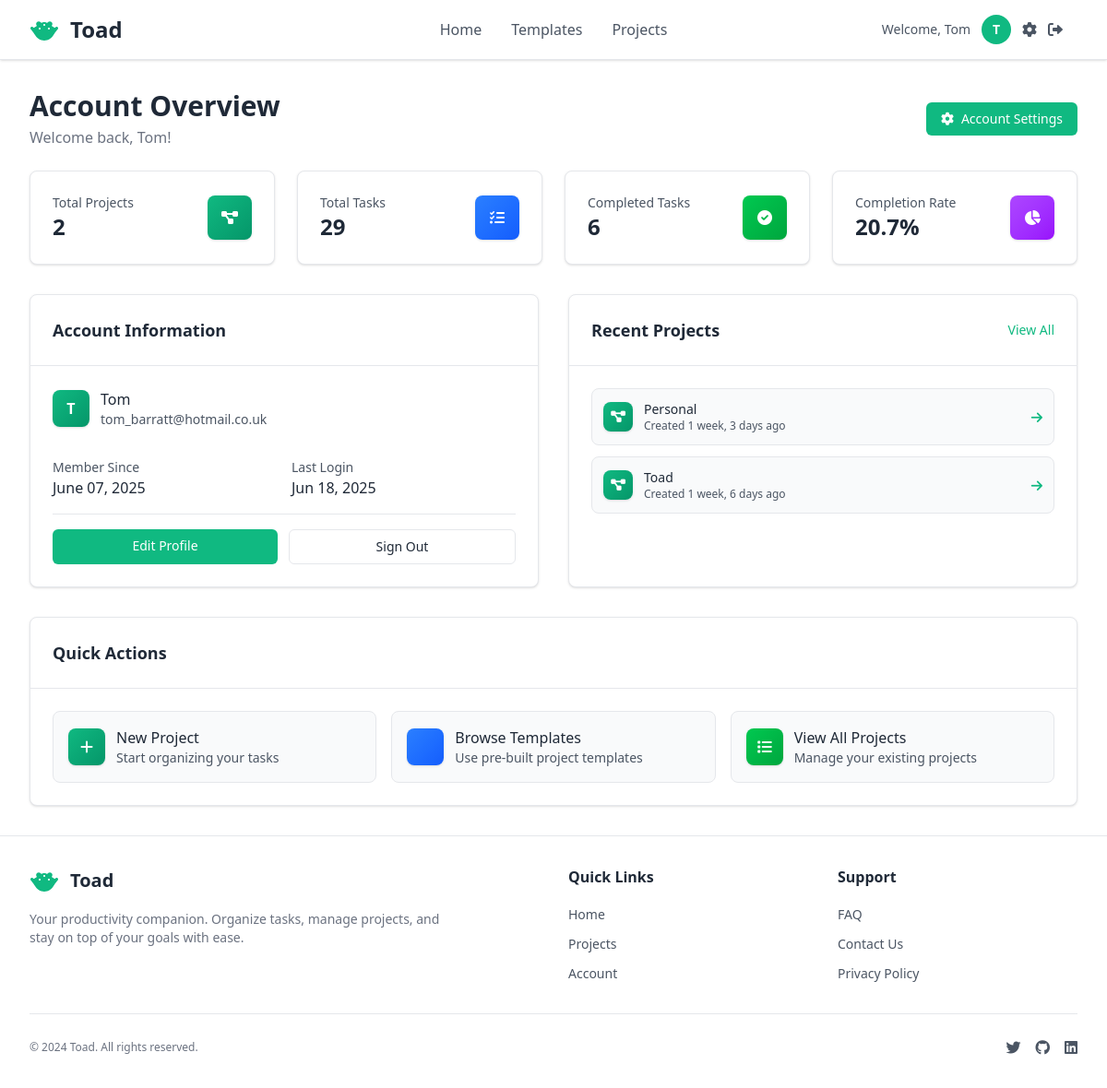
/accounts/overview/ (signed in), run on an earlier commit of the app's database.
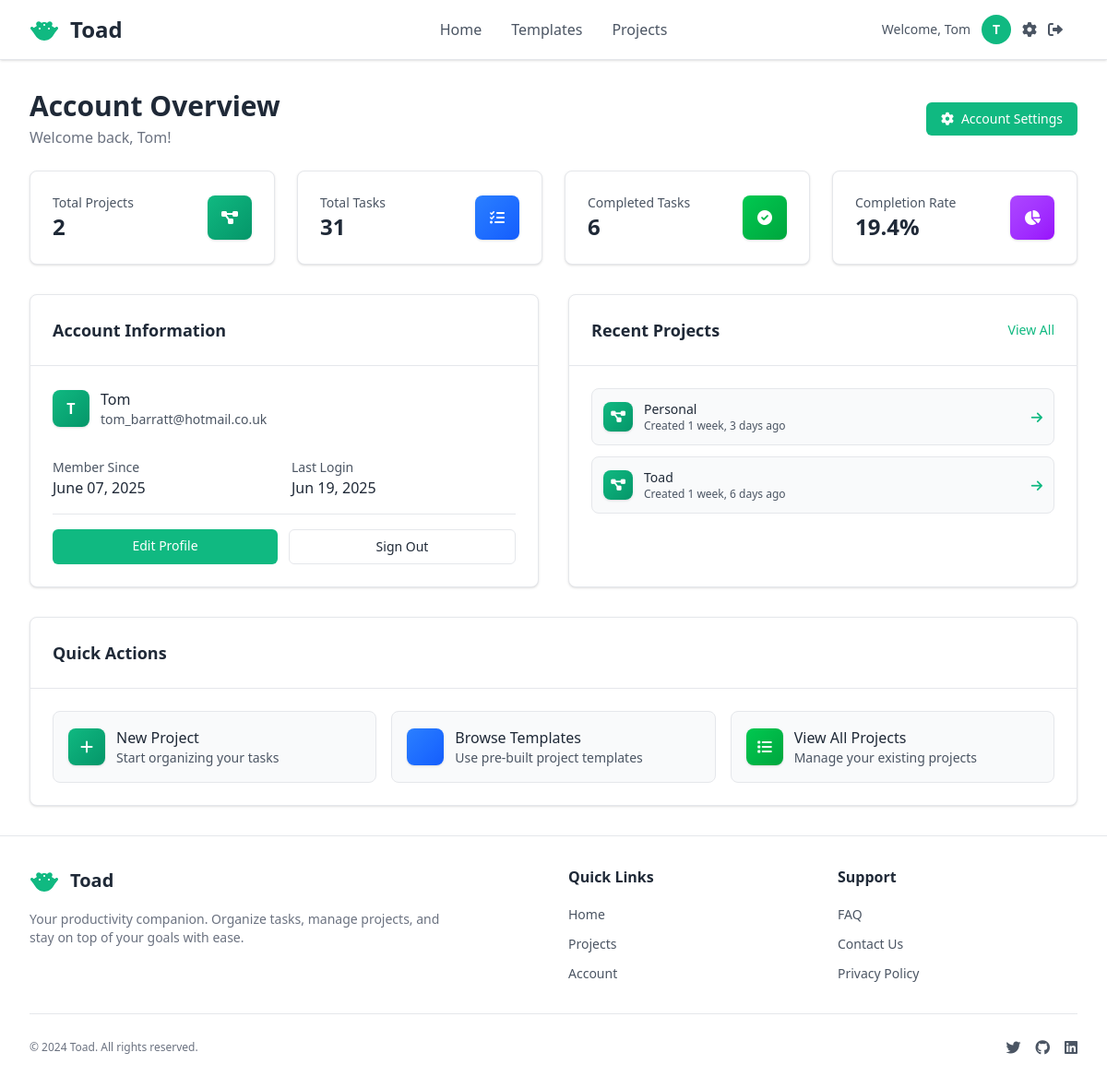
And on a later commit of the database.
### accounts/models.py (models this page shows, shortened)
class User(AbstractUser):
    username = None  # Remove username field
    email = models.EmailField(unique=True, help_text='Required. Enter a valid email address.')
    first_name = models.CharField(max_length=30, help_text='Required. Enter your first name.')
    last_name = models.CharField(max_length=30, blank=True, help_text='Optional. Enter your last name.')
    USERNAME_FIELD = 'email'
    REQUIRED_FIELDS = ['first_name']  # Fields required when creating superuser (email is already included)
    objects = CustomUserManager()
    def get_full_name(self):
        full_name = f'{self.first_name} {self.last_name}'
        return full_name.strip()
    def get_short_name(self):
        return self.first_name

### accounts/views.py (the view)
# urls.py: path('overview/', account_overview_view, name='account_overview'),
@login_required
def account_overview_view(request):
    from pages.models import Project, Task
    total_projects = Project.objects.filter(user=request.user).count()
    total_tasks = Task.objects.filter(project__user=request.user).count()
    completed_tasks = Task.objects.filter(project__user=request.user, completed=True).count()
    completion_rate = 0
    if total_tasks > 0:
        completion_rate = round((completed_tasks / total_tasks) * 100, 1)
    recent_projects = Project.objects.filter(user=request.user).order_by('-created_at')[:5]
    context = {
        'total_projects': total_projects,
        'total_tasks': total_tasks,
        'completed_tasks': completed_tasks,
        'completion_rate': completion_rate,
        'recent_projects': recent_projects,
    }
    return render(request, 'accounts/account_overview.html', context)

### accounts/templates/accounts/account_overview.html (shortened to what the changed rows need)
{% extends "pages/layout.html" %}
{% load static %}
{% block content %}
<div class="max-w-6xl mx-auto">
    <div class="mb-6">
        <div class="flex items-center justify-between">
            <div>
                <h1 class="text-3xl font-bold text-[var(--title-text)]">Account Overview</h1>
                <p class="text-[var(--subtitle-text)] mt-1">Welcome back, {{ user.get_short_name }}!</p>
            </div>
        </div>
    </div>
    <div class="grid grid-cols-1 md:grid-cols-2 lg:grid-cols-4 gap-6 mb-8">
        <div class="bg-[var(--container-bg)] border border-[var(--border-color)] rounded-lg p-6 shadow-sm">
            <div class="flex items-center justify-between">
                <div>
                    <p class="text-sm font-medium text-[var(--text-secondary)]">Total Tasks</p>
                    <p class="text-2xl font-bold text-[var(--title-text)]">{{ total_tasks }}</p>
                </div>
            </div>
        </div>
        <div class="bg-[var(--container-bg)] border border-[var(--border-color)] rounded-lg p-6 shadow-sm">
            <div class="flex items-center justify-between">
                <div>
                    <p class="text-sm font-medium text-[var(--text-secondary)]">Completion Rate</p>
                    <p class="text-2xl font-bold text-[var(--title-text)]">{{ completion_rate }}%</p>
                </div>
            </div>
        </div>
    </div>
    <div class="grid grid-cols-1 lg:grid-cols-2 gap-8">
        <div class="bg-[var(--container-bg)] border border-[var(--border-color)] rounded-lg shadow-sm">
            <div class="p-6 border-b border-[var(--border-color)]">
                <h2 class="text-lg font-semibold text-[var(--title-text)]">Account Information</h2>
            </div>
            <div class="p-6 space-y-4">
                <div class="flex items-center space-x-3">
                    <div class="flex items-center justify-center w-10 h-10 bg-gradient-to-br from-[var(--primary-action-bg)] to-[var(--primary-action-hover-bg)] rounded-lg shadow-sm">
                        <span class="text-white font-semibold">{{ user.first_name|first|upper }}</span>
                    </div>
                    <div>
                        <p class="font-medium text-[var(--text-primary)]">{{ user.get_full_name|default:user.get_short_name }}</p>
                        <p class="text-sm text-[var(--text-secondary)]">{{ user.email }}</p>
                    </div>
                </div>
                <div class="grid grid-cols-1 sm:grid-cols-2 gap-4 pt-4">
                    <div>
                        <p class="text-sm text-[var(--text-secondary)]">Member Since</p>
                        <p class="font-medium text-[var(--text-primary)]">{{ user.date_joined|date:"F d, Y" }}</p>
                    </div>
                    <div>
                        <p class="text-sm text-[var(--text-secondary)]">Last Login</p>
                        <p class="font-medium text-[var(--text-primary)]">{{ user.last_login|date:"M d, Y"|default:"Never" }}</p>
                    </div>
                </div>
            </div>
        </div>
        <div class="bg-[var(--container-bg)] border border-[var(--border-color)] rounded-lg shadow-sm">
            <div class="p-6 border-b border-[var(--border-color)]">
                <div class="flex items-center justify-between">
                    <h2 class="text-lg font-semibold text-[var(--title-text)]">Recent Projects</h2>
                </div>
            </div>
        </div>
    </div>
    <div class="mt-8 bg-[var(--container-bg)] border border-[var(--border-color)] rounded-lg shadow-sm">
        <div class="p-6 border-b border-[var(--border-color)]">
            <h2 class="text-lg font-semibold text-[var(--title-text)]">Quick Actions</h2>
        </div>
    </div>
</div>
{% endblock %}

### pages/templates/pages/layout.html (shortened to what the changed rows need)
<!DOCTYPE html>
{% load static %}
<html lang="en">
<head>
    <link rel="preload" href="https://cdnjs.cloudflare.com/ajax/libs/font-awesome/6.0.0/css/all.min.css" as="style" onload="this.onload=null;this.rel='stylesheet'">
    <link rel="stylesheet" href="{% static 'css/master.css' %}">
</head>
<body class="bg-[var(--main-bg)] min-h-screen flex flex-col">
    <nav class="bg-[var(--container-bg)] shadow-sm border-b border-[var(--border-color)]">
        <div class="w-full px-4 sm:px-6 lg:px-8">
            <div class="relative flex items-center h-16">
                <div class="flex items-center space-x-3">
                    <h1 class="text-2xl font-bold text-[var(--title-text)]">Toad</h1>
                </div>
                <div class="ml-auto flex items-center space-x-4">
                    {% if user.is_authenticated %}
                        <div class="hidden lg:flex items-center space-x-3">
                            <span class="text-[var(--text-secondary)] text-sm whitespace-nowrap">Welcome, {{ user.get_short_name }}</span>
                            <div class="w-8 h-8 bg-[var(--primary-action-bg)] rounded-full flex items-center justify-center">
                                <span class="text-[var(--primary-action-text)] text-sm font-semibold">
                                    {{ user.first_name|first|upper }}
                                </span>
                            </div>
                            <a href="{% url 'accounts:account_settings' %}" class="text-[var(--text-secondary)] hover:text-[var(--title-text)] transition-colors duration-200">
                                <i class="fas fa-cog"></i>
                            </a>
                            <a href="{% url 'accounts:logout' %}" class="text-[var(--text-secondary)] hover:text-[var(--title-text)] transition-colors duration-200">
                                <i class="fas fa-sign-out-alt"></i>
                            </a>
                        </div>
                    {% else %}
                        <a href="{% url 'accounts:login' %}" class="bg-[var(--primary-action-bg)] hover:bg-[var(--primary-action-hover-bg)] text-[var(--primary-action-text)] px-4 py-2 rounded-md text-sm font-medium transition-colors duration-200 whitespace-nowrap">
                            Sign In
                        </a>
                    {% endif %}
                </div>
            </div>
        </div>
    </nav>
    <main class="flex-1">
        <div id="app" class="min-h-full p-4 sm:p-6 md:p-8">
            <div class="max-w-full mx-auto">
                {% block content %}
                {% endblock %}
            </div>
        </div>
    </main>
    <footer class="bg-[var(--container-bg)] border-t border-[var(--border-color)] mt-auto">
        <div class="max-w-7xl mx-auto px-4 sm:px-6 lg:px-8 py-8">
            <div class="grid grid-cols-1 md:grid-cols-4 gap-8">
                <div class="col-span-1 md:col-span-2">
                    <div class="flex items-center space-x-3 mb-4">
                        <h2 class="text-xl font-bold text-[var(--title-text)]">Toad</h2>
                    </div>
                </div>
            </div>
        </div>
    </footer>
</body>
</html>

What changed in the data, as far as the page shows it:
changed User "Tom": last_login "Jun 18, 2025" → "Jun 19, 2025"
Also different on the page:
{{ total_tasks }}: "29" → "31"
{{ completion_rate }}: "20.7" → "19.4"
